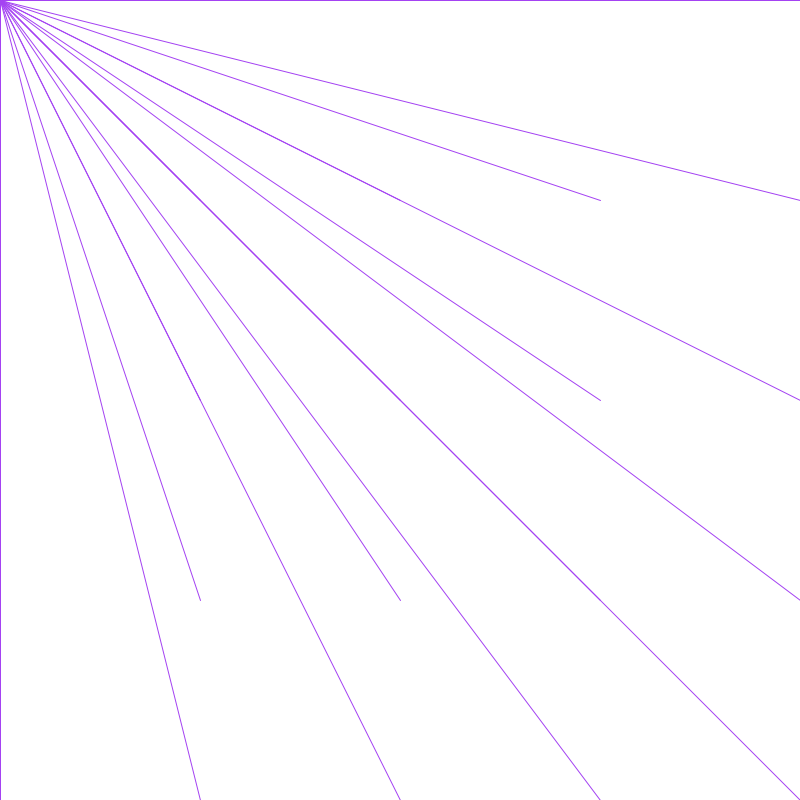
Frame 1 (no input)
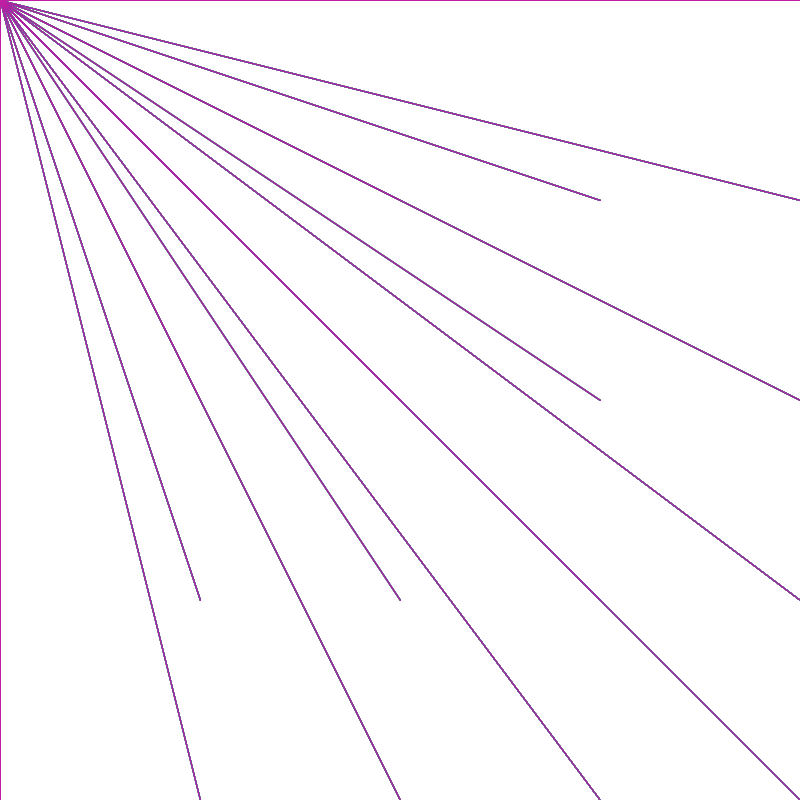
Frame 60 (the mouse pressed at the canvas centre just before this capture)
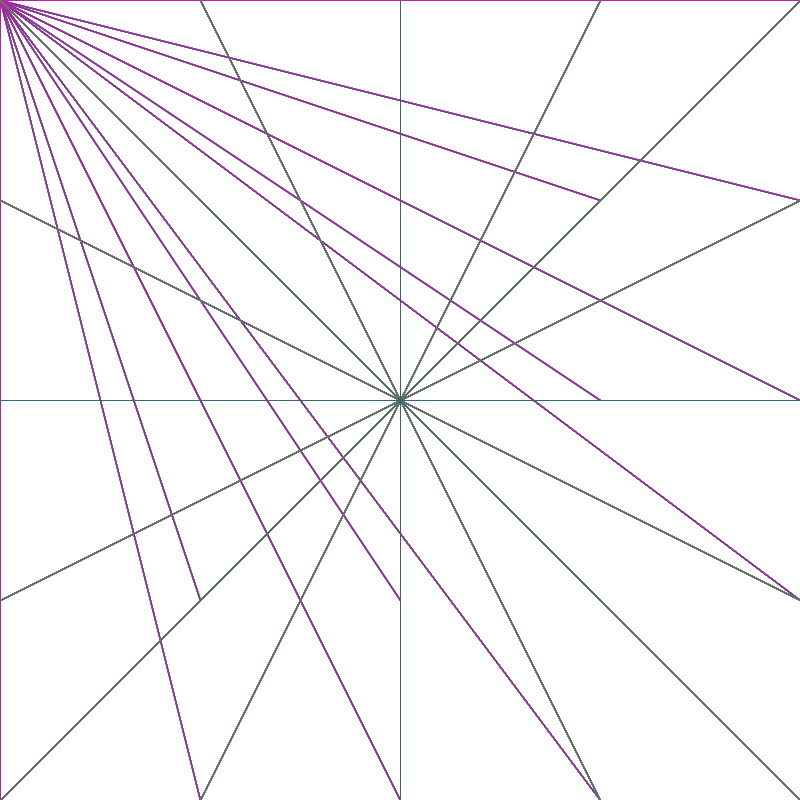
Frame 120 (the mouse held since frame 60 and released just before this capture)

The Processing sketch that drew these frames (run headless with seeded random() and noise(); from frame 60 on, the mouse is pressed at the canvas centre):

// Processing sketch: processing_10337
// ── processing_10337.pde

/*
PROYECTO 01 SESION 3 : Controlando nuestro codigp
 
 Título: Lineas a mouse
 Nombre: Juan Andres Castaño
 Fecha:  03/06/2010
 Lugar: Barcelona
 Objetivo: Realizar un Sketch que tenga interaccion con el mouse
 Realizar un sketch que 
 
 -interaccione de alguna manera con el  mouse
 
 - que tenga eventos de teclado
 
 - El Sketch tiene que tener una sentencia condicional
 
 */
//


//Establecer las medidas del fondo y el color
void setup() {
  size(800,800);
 smooth();
  background(255,255,255);
}
// Se dibujan lineas a partir de la posicion del mouse, hasta los puntos x y y.

void draw() {
  //background(0,0,0); //Activar en caso de que no se quiera mantener la linea dibujada anteriormente
  smooth();
  stroke(random (255),random(255),random(255)); //Cambiar color del trazo de linea
  for(int y=0; y<=800; y+=200){
    for(int x=0; x<=800; x+=200){
      line(y,x,mouseX,mouseY);
    }
  }
}

void keyPressed() {
  switch(key) {
  case 'q': 
    println("endRecord");
    endRecord();
    break;
  case 's': 
    println("BEGIN RECORD");
    beginRecord(PDF, "lineas_y_mouse.pdf"); 
    break;
  }
}
